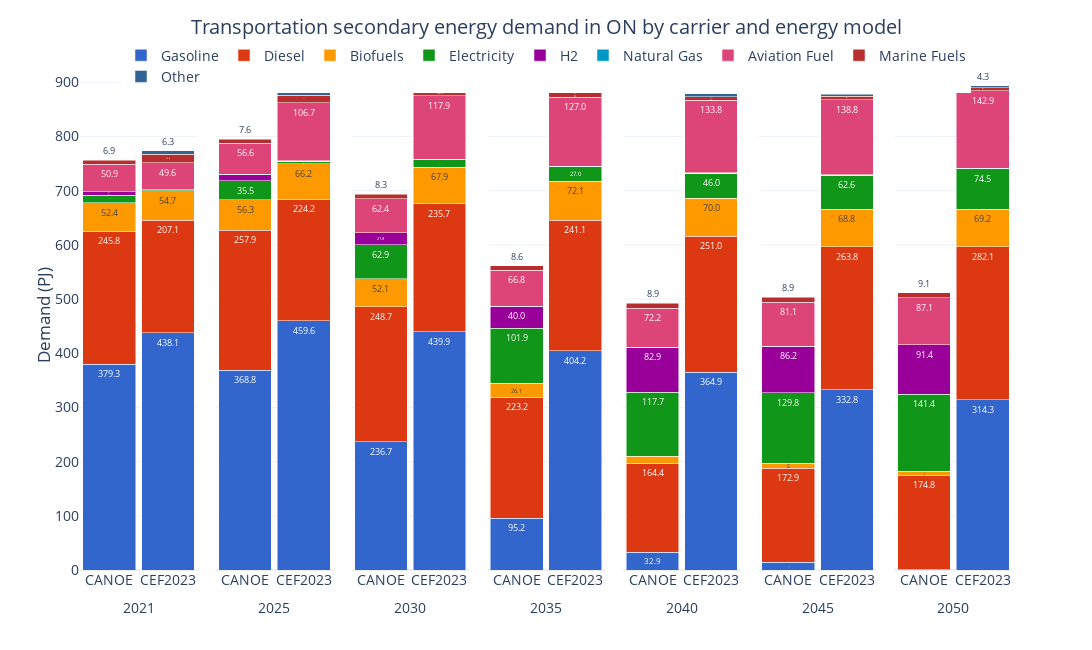

Notebook cell for this chart:
### Code cell
bau23_fig = bau23_demand[(bau23_demand['Sector'] == 'Transportation') & (bau23_demand['Carrier'] != 'Total End-Use')].copy()
ref_fig = ref_trnact[(ref_trnact['Mode'] == 'Fuel use') & (ref_trnact['Carrier'] != 'Other')].copy()
carrier_order = ['Gasoline', 'Diesel', 'Biofuels', 'Electricity', 'H2', 'Natural Gas', 'Aviation Fuel', 'Marine Fuels', 'Other']

bau23_fig['Source'] = 'CEF2023'
ref_fig['Source'] = 'CANOE'
fig_df = pd.concat([ref_fig[['Period', 'Demand (PJ)', 'Carrier', 'Source']], bau23_fig[['Period', 'Demand (PJ)', 'Carrier', 'Source']]])

fig_df['Carrier'] = fig_df['Carrier'].apply(carrier_grouping)
fig_df = fig_df.groupby(['Period', 'Carrier', 'Source'], as_index=False).sum('Demand (PJ)')
fig_df['Carrier'] = pd.Categorical(fig_df['Carrier'], categories=carrier_order, ordered=True)
fig_df = fig_df.sort_values(['Carrier', 'Period'])

fig = px.bar(fig_df, 
             x='Source', 
             y='Demand (PJ)', 
             color='Carrier', 
             barmode='stack', 
             facet_col='Period',
             facet_col_spacing=2E-2,
             template='plotly_white',
             color_discrete_sequence=px.colors.qualitative.G10[:7] + px.colors.qualitative.G10[8:],
             text_auto='.1f',
            #  text='Demand (PJ)_sum'
             width=1150, height=650,
             )

fig.update_layout(title=dict(
        text='Transportation secondary energy demand in ON by carrier and energy model',
        x=0.5, 
        y=0.97,
        xanchor='center',
        yanchor='top'
    ),
    xaxis=dict(title='Period'),
    yaxis=dict(title='Demand (PJ)',
               dtick=100),
    yaxis_title_standoff=0,
    legend_title_text='',
    bargap=0.1,
    legend=dict(
        orientation='h',  
        yanchor='top',
        y=1.04,  
        xanchor='center',
        x=0.5),
    font=dict(
        # family="Open Sans",
        size=14)
    )

for annotation in fig.layout.annotations:
    annotation.text = annotation.text.split('=')[1]
    annotation.y = -0.05  
    annotation.yanchor = 'top' 

for axis in fig.layout:
    if axis.startswith('yaxis'):
        fig.layout[axis].dtick = 100

for axis in fig.layout:
    if axis.startswith('xaxis'):
        fig.layout[axis].title.text = ''

fig.for_each_trace(lambda trace: trace.update(textfont=dict(size=9)))

fig.show()
# fig.write_image("trn_demand.svg", scale=1, engine='kaleido')

### Figure 1 — Plotly figure (JSON) as saved in the notebook; plotly's stock layout.template omitted (floating-point values rounded to 4 significant figures)
{"data": [{"hovertemplate": "Carrier=Gasoline<br>Period=2021<br>Source=%{x}<br>Demand (PJ)=%{y}<extra></extra>", "legendgroup": "Gasoline", "marker": {"color": "#3366CC", "pattern": {"shape": ""}}, "name": "Gasoline", "orientation": "v", "showlegend": true, "textfont": {"size": 9}, "textposition": "auto", "texttemplate": "%{y:.1f}", "type": "bar", "x": ["CANOE", "CEF2023"], "xaxis": "x", "y": [379.3, 438.1], "yaxis": "y"}, {"hovertemplate": "Carrier=Gasoline<br>Period=2025<br>Source=%{x}<br>Demand (PJ)=%{y}<extra></extra>", "legendgroup": "Gasoline", "marker": {"color": "#3366CC", "pattern": {"shape": ""}}, "name": "Gasoline", "orientation": "v", "showlegend": false, "textfont": {"size": 9}, "textposition": "auto", "texttemplate": "%{y:.1f}", "type": "bar", "x": ["CANOE", "CEF2023"], "xaxis": "x2", "y": [368.8, 459.6], "yaxis": "y2"}, {"hovertemplate": "Carrier=Gasoline<br>Period=2030<br>Source=%{x}<br>Demand (PJ)=%{y}<extra></extra>", "legendgroup": "Gasoline", "marker": {"color": "#3366CC", "pattern": {"shape": ""}}, "name": "Gasoline", "orientation": "v", "showlegend": false, "textfont": {"size": 9}, "textposition": "auto", "texttemplate": "%{y:.1f}", "type": "bar", "x": ["CANOE", "CEF2023"], "xaxis": "x3", "y": [236.7, 439.9], "yaxis": "y3"}, {"hovertemplate": "Carrier=Gasoline<br>Period=2035<br>Source=%{x}<br>Demand (PJ)=%{y}<extra></extra>", "legendgroup": "Gasoline", "marker": {"color": "#3366CC", "pattern": {"shape": ""}}, "name": "Gasoline", "orientation": "v", "showlegend": false, "textfont": {"size": 9}, "textposition": "auto", "texttemplate": "%{y:.1f}", "type": "bar", "x": ["CANOE", "CEF2023"], "xaxis": "x4", "y": [95.16, 404.2], "yaxis": "y4"}, {"hovertemplate": "Carrier=Gasoline<br>Period=2040<br>Source=%{x}<br>Demand (PJ)=%{y}<extra></extra>", "legendgroup": "Gasoline", "marker": {"color": "#3366CC", "pattern": {"shape": ""}}, "name": "Gasoline", "orientation": "v", "showlegend": false, "textfont": {"size": 9}, "textposition": "auto", "texttemplate": "%{y:.1f}", "type": "bar", "x": ["CANOE", "CEF2023"], "xaxis": "x5", "y": [32.95, 364.9], "yaxis": "y5"}, {"hovertemplate": "Carrier=Gasoline<br>Period=2045<br>Source=%{x}<br>Demand (PJ)=%{y}<extra></extra>", "legendgroup": "Gasoline", "marker": {"color": "#3366CC", "pattern": {"shape": ""}}, "name": "Gasoline", "orientation": "v", "showlegend": false, "textfont": {"size": 9}, "textposition": "auto", "texttemplate": "%{y:.1f}", "type": "bar", "x": ["CANOE", "CEF2023"], "xaxis": "x6", "y": [14.5, 332.8], "yaxis": "y6"}, {"hovertemplate": "Carrier=Gasoline<br>Period=2050<br>Source=%{x}<br>Demand (PJ)=%{y}<extra></extra>", "legendgroup": "Gasoline", "marker": {"color": "#3366CC", "pattern": {"shape": ""}}, "name": "Gasoline", "orientation": "v", "showlegend": false, "textfont": {"size": 9}, "textposition": "auto", "texttemplate": "%{y:.1f}", "type": "bar", "x": ["CANOE", "CEF2023"], "xaxis": "x7", "y": [0.3673, 314.3], "yaxis": "y7"}, {"hovertemplate": "Carrier=Diesel<br>Period=2021<br>Source=%{x}<br>Demand (PJ)=%{y}<extra></extra>", "legendgroup": "Diesel", "marker": {"color": "#DC3912", "pattern": {"shape": ""}}, "name": "Diesel", "orientation": "v", "showlegend": true, "textfont": {"size": 9}, "textposition": "auto", "texttemplate": "%{y:.1f}", "type": "bar", "x": ["CANOE", "CEF2023"], "xaxis": "x", "y": [245.8, 207.1], "yaxis": "y"}, {"hovertemplate": "Carrier=Diesel<br>Period=2025<br>Source=%{x}<br>Demand (PJ)=%{y}<extra></extra>", "legendgroup": "Diesel", "marker": {"color": "#DC3912", "pattern": {"shape": ""}}, "name": "Diesel", "orientation": "v", "showlegend": false, "textfont": {"size": 9}, "textposition": "auto", "texttemplate": "%{y:.1f}", "type": "bar", "x": ["CANOE", "CEF2023"], "xaxis": "x2", "y": [257.9, 224.2], "yaxis": "y2"}, {"hovertemplate": "Carrier=Diesel<br>Period=2030<br>Source=%{x}<br>Demand (PJ)=%{y}<extra></extra>", "legendgroup": "Diesel", "marker": {"color": "#DC3912", "pattern": {"shape": ""}}, "name": "Diesel", "orientation": "v", "showlegend": false, "textfont": {"size": 9}, "textposition": "auto", "texttemplate": "%{y:.1f}", "type": "bar", "x": ["CANOE", "CEF2023"], "xaxis": "x3", "y": [248.7, 235.7], "yaxis": "y3"}, {"hovertemplate": "Carrier=Diesel<br>Period=2035<br>Source=%{x}<br>Demand (PJ)=%{y}<extra></extra>", "legendgroup": "Diesel", "marker": {"color": "#DC3912", "pattern": {"shape": ""}}, "name": "Diesel", "orientation": "v", "showlegend": false, "textfont": {"size": 9}, "textposition": "auto", "texttemplate": "%{y:.1f}", "type": "bar", "x": ["CANOE", "CEF2023"], "xaxis": "x4", "y": [223.2, 241.1], "yaxis": "y4"}, {"hovertemplate": "Carrier=Diesel<br>Period=2040<br>Source=%{x}<br>Demand (PJ)=%{y}<extra></extra>", "legendgroup": "Diesel", "marker": {"color": "#DC3912", "pattern": {"shape": ""}}, "name": "Diesel", "orientation": "v", "showlegend": false, "textfont": {"size": 9}, "textposition": "auto", "texttemplate": "%{y:.1f}", "type": "bar", "x": ["CANOE", "CEF2023"], "xaxis": "x5", "y": [164.4, 251.0], "yaxis": "y5"}, {"hovertemplate": "Carrier=Diesel<br>Period=2045<br>Source=%{x}<br>Demand (PJ)=%{y}<extra></extra>", "legendgroup": "Diesel", "marker": {"color": "#DC3912", "pattern": {"shape": ""}}, "name": "Diesel", "orientation": "v", "showlegend": false, "textfont": {"size": 9}, "textposition": "auto", "texttemplate": "%{y:.1f}", "type": "bar", "x": ["CANOE", "CEF2023"], "xaxis": "x6", "y": [172.9, 263.8], "yaxis": "y6"}, {"hovertemplate": "Carrier=Diesel<br>Period=2050<br>Source=%{x}<br>Demand (PJ)=%{y}<extra></extra>", "legendgroup": "Diesel", "marker": {"color": "#DC3912", "pattern": {"shape": ""}}, "name": "Diesel", "orientation": "v", "showlegend": false, "textfont": {"size": 9}, "textposition": "auto", "texttemplate": "%{y:.1f}", "type": "bar", "x": ["CANOE", "CEF2023"], "xaxis": "x7", "y": [174.8, 282.1], "yaxis": "y7"}, {"hovertemplate": "Carrier=Biofuels<br>Period=2021<br>Source=%{x}<br>Demand (PJ)=%{y}<extra></extra>", "legendgroup": "Biofuels", "marker": {"color": "#FF9900", "pattern": {"shape": ""}}, "name": "Biofuels", "orientation": "v", "showlegend": true, "textfont": {"size": 9}, "textposition": "auto", "texttemplate": "%{y:.1f}", "type": "bar", "x": ["CANOE", "CEF2023"], "xaxis": "x", "y": [52.39, 54.67], "yaxis": "y"}, {"hovertemplate": "Carrier=Biofuels<br>Period=2025<br>Source=%{x}<br>Demand (PJ)=%{y}<extra></extra>", "legendgroup": "Biofuels", "marker": {"color": "#FF9900", "pattern": {"shape": ""}}, "name": "Biofuels", "orientation": "v", "showlegend": false, "textfont": {"size": 9}, "textposition": "auto", "texttemplate": "%{y:.1f}", "type": "bar", "x": ["CANOE", "CEF2023"], "xaxis": "x2", "y": [56.32, 66.16], "yaxis": "y2"}, {"hovertemplate": "Carrier=Biofuels<br>Period=2030<br>Source=%{x}<br>Demand (PJ)=%{y}<extra></extra>", "legendgroup": "Biofuels", "marker": {"color": "#FF9900", "pattern": {"shape": ""}}, "name": "Biofuels", "orientation": "v", "showlegend": false, "textfont": {"size": 9}, "textposition": "auto", "texttemplate": "%{y:.1f}", "type": "bar", "x": ["CANOE", "CEF2023"], "xaxis": "x3", "y": [52.13, 67.86], "yaxis": "y3"}, {"hovertemplate": "Carrier=Biofuels<br>Period=2035<br>Source=%{x}<br>Demand (PJ)=%{y}<extra></extra>", "legendgroup": "Biofuels", "marker": {"color": "#FF9900", "pattern": {"shape": ""}}, "name": "Biofuels", "orientation": "v", "showlegend": false, "textfont": {"size": 9}, "textposition": "auto", "texttemplate": "%{y:.1f}", "type": "bar", "x": ["CANOE", "CEF2023"], "xaxis": "x4", "y": [26.09, 72.07], "yaxis": "y4"}, {"hovertemplate": "Carrier=Biofuels<br>Period=2040<br>Source=%{x}<br>Demand (PJ)=%{y}<extra></extra>", "legendgroup": "Biofuels", "marker": {"color": "#FF9900", "pattern": {"shape": ""}}, "name": "Biofuels", "orientation": "v", "showlegend": false, "textfont": {"size": 9}, "textposition": "auto", "texttemplate": "%{y:.1f}", "type": "bar", "x": ["CANOE", "CEF2023"], "xaxis": "x5", "y": [12.66, 70.05], "yaxis": "y5"}, {"hovertemplate": "Carrier=Biofuels<br>Period=2045<br>Source=%{x}<br>Demand (PJ)=%{y}<extra></extra>", "legendgroup": "Biofuels", "marker": {"color": "#FF9900", "pattern": {"shape": ""}}, "name": "Biofuels", "orientation": "v", "showlegend": false, "textfont": {"size": 9}, "textposition": "auto", "texttemplate": "%{y:.1f}", "type": "bar", "x": ["CANOE", "CEF2023"], "xaxis": "x6", "y": [9.763, 68.84], "yaxis": "y6"}, {"hovertemplate": "Carrier=Biofuels<br>Period=2050<br>Source=%{x}<br>Demand (PJ)=%{y}<extra></extra>", "legendgroup": "Biofuels", "marker": {"color": "#FF9900", "pattern": {"shape": ""}}, "name": "Biofuels", "orientation": "v", "showlegend": false, "textfont": {"size": 9}, "textposition": "auto", "texttemplate": "%{y:.1f}", "type": "bar", "x": ["CANOE", "CEF2023"], "xaxis": "x7", "y": [7.348, 69.21], "yaxis": "y7"}, {"hovertemplate": "Carrier=Electricity<br>Period=2021<br>Source=%{x}<br>Demand (PJ)=%{y}<extra></extra>", "legendgroup": "Electricity", "marker": {"color": "#109618", "pattern": {"shape": ""}}, "name": "Electricity", "orientation": "v", "showlegend": true, "textfont": {"size": 9}, "textposition": "auto", "texttemplate": "%{y:.1f}", "type": "bar", "x": ["CANOE", "CEF2023"], "xaxis": "x", "y": [14.38, 1.288], "yaxis": "y"}, {"hovertemplate": "Carrier=Electricity<br>Period=2025<br>Source=%{x}<br>Demand (PJ)=%{y}<extra></extra>", "legendgroup": "Electricity", "marker": {"color": "#109618", "pattern": {"shape": ""}}, "name": "Electricity", "orientation": "v", "showlegend": false, "textfont": {"size": 9}, "textposition": "auto", "texttemplate": "%{y:.1f}", "type": "bar", "x": ["CANOE", "CEF2023"], "xaxis": "x2", "y": [35.47, 4.446], "yaxis": "y2"}, {"hovertemplate": "Carrier=Electricity<br>Period=2030<br>Source=%{x}<br>Demand (PJ)=%{y}<extra></extra>", "legendgroup": "Electricity", "marker": {"color": "#109618", "pattern": {"shape": ""}}, "name": "Electricity", "orientation": "v", "showlegend": false, "textfont": {"size": 9}, "textposition": "auto", "texttemplate": "%{y:.1f}", "type": "bar", "x": ["CANOE", "CEF2023"], "xaxis": "x3", "y": [62.93, 13.3], "yaxis": "y3"}, {"hovertemplate": "Carrier=Electricity<br>Period=2035<br>Source=%{x}<br>Demand (PJ)=%{y}<extra></extra>", "legendgroup": "Electricity", "marker": {"color": "#109618", "pattern": {"shape": ""}}, "name": "Electricity", "orientation": "v", "showlegend": false, "textfont": {"size": 9}, "textposition": "auto", "texttemplate": "%{y:.1f}", "type": "bar", "x": ["CANOE", "CEF2023"], "xaxis": "x4", "y": [101.9, 27.01], "yaxis": "y4"}, {"hovertemplate": "Carrier=Electricity<br>Period=2040<br>Source=%{x}<br>Demand (PJ)=%{y}<extra></extra>", "legendgroup": "Electricity", "marker": {"color": "#109618", "pattern": {"shape": ""}}, "name": "Electricity", "orientation": "v", "showlegend": false, "textfont": {"size": 9}, "textposition": "auto", "texttemplate": "%{y:.1f}", "type": "bar", "x": ["CANOE", "CEF2023"], "xaxis": "x5", "y": [117.7, 46.04], "yaxis": "y5"}, {"hovertemplate": "Carrier=Electricity<br>Period=2045<br>Source=%{x}<br>Demand (PJ)=%{y}<extra></extra>", "legendgroup": "Electricity", "marker": {"color": "#109618", "pattern": {"shape": ""}}, "name": "Electricity", "orientation": "v", "showlegend": false, "textfont": {"size": 9}, "textposition": "auto", "texttemplate": "%{y:.1f}", "type": "bar", "x": ["CANOE", "CEF2023"], "xaxis": "x6", "y": [129.8, 62.58], "yaxis": "y6"}, {"hovertemplate": "Carrier=Electricity<br>Period=2050<br>Source=%{x}<br>Demand (PJ)=%{y}<extra></extra>", "legendgroup": "Electricity", "marker": {"color": "#109618", "pattern": {"shape": ""}}, "name": "Electricity", "orientation": "v", "showlegend": false, "textfont": {"size": 9}, "textposition": "auto", "texttemplate": "%{y:.1f}", "type": "bar", "x": ["CANOE", "CEF2023"], "xaxis": "x7", "y": [141.4, 74.53], "yaxis": "y7"}, {"hovertemplate": "Carrier=H2<br>Period=2021<br>Source=%{x}<br>Demand (PJ)=%{y}<extra></extra>", "legendgroup": "H2", "marker": {"color": "#990099", "pattern": {"shape": ""}}, "name": "H2", "orientation": "v", "showlegend": true, "textfont": {"size": 9}, "textposition": "auto", "texttemplate": "%{y:.1f}", "type": "bar", "x": ["CANOE", "CEF2023"], "xaxis": "x", "y": [5.862, 0.0001], "yaxis": "y"}, {"hovertemplate": "Carrier=H2<br>Period=2025<br>Source=%{x}<br>Demand (PJ)=%{y}<extra></extra>", "legendgroup": "H2", "marker": {"color": "#990099", "pattern": {"shape": ""}}, "name": "H2", "orientation": "v", "showlegend": false, "textfont": {"size": 9}, "textposition": "auto", "texttemplate": "%{y:.1f}", "type": "bar", "x": ["CANOE", "CEF2023"], "xaxis": "x2", "y": [11.93, 0.0001], "yaxis": "y2"}, {"hovertemplate": "Carrier=H2<br>Period=2030<br>Source=%{x}<br>Demand (PJ)=%{y}<extra></extra>", "legendgroup": "H2", "marker": {"color": "#990099", "pattern": {"shape": ""}}, "name": "H2", "orientation": "v", "showlegend": false, "textfont": {"size": 9}, "textposition": "auto", "texttemplate": "%{y:.1f}", "type": "bar", "x": ["CANOE", "CEF2023"], "xaxis": "x3", "y": [21.83, 0.0001], "yaxis": "y3"}, {"hovertemplate": "Carrier=H2<br>Period=2035<br>Source=%{x}<br>Demand (PJ)=%{y}<extra></extra>", "legendgroup": "H2", "marker": {"color": "#990099", "pattern": {"shape": ""}}, "name": "H2", "orientation": "v", "showlegend": false, "textfont": {"size": 9}, "textposition": "auto", "texttemplate": "%{y:.1f}", "type": "bar", "x": ["CANOE", "CEF2023"], "xaxis": "x4", "y": [39.95, 0.0001], "yaxis": "y4"}, {"hovertemplate": "Carrier=H2<br>Period=2040<br>Source=%{x}<br>Demand (PJ)=%{y}<extra></extra>", "legendgroup": "H2", "marker": {"color": "#990099", "pattern": {"shape": ""}}, "name": "H2", "orientation": "v", "showlegend": false, "textfont": {"size": 9}, "textposition": "auto", "texttemplate": "%{y:.1f}", "type": "bar", "x": ["CANOE", "CEF2023"], "xaxis": "x5", "y": [82.93, 0.0001], "yaxis": "y5"}, {"hovertemplate": "Carrier=H2<br>Period=2045<br>Source=%{x}<br>Demand (PJ)=%{y}<extra></extra>", "legendgroup": "H2", "marker": {"color": "#990099", "pattern": {"shape": ""}}, "name": "H2", "orientation": "v", "showlegend": false, "textfont": {"size": 9}, "textposition": "auto", "texttemplate": "%{y:.1f}", "type": "bar", "x": ["CANOE", "CEF2023"], "xaxis": "x6", "y": [86.2, 0.0001], "yaxis": "y6"}, {"hovertemplate": "Carrier=H2<br>Period=2050<br>Source=%{x}<br>Demand (PJ)=%{y}<extra></extra>", "legendgroup": "H2", "marker": {"color": "#990099", "pattern": {"shape": ""}}, "name": "H2", "orientation": "v", "showlegend": false, "textfont": {"size": 9}, "textposition": "auto", "texttemplate": "%{y:.1f}", "type": "bar", "x": ["CANOE", "CEF2023"], "xaxis": "x7", "y": [91.42, 0.0001], "yaxis": "y7"}, {"hovertemplate": "Carrier=Natural Gas<br>Period=2021<br>Source=%{x}<br>Demand (PJ)=%{y}<extra></extra>", "legendgroup": "Natural Gas", "marker": {"color": "#0099C6", "pattern": {"shape": ""}}, "name": "Natural Gas", "orientation": "v", "showlegend": true, "textfont": {"size": 9}, "textposition": "auto", "texttemplate": "%{y:.1f}", "type": "bar", "x": ["CANOE", "CEF2023"], "xaxis": "x", "y": [0.2075, 0.6612], "yaxis": "y"}, {"hovertemplate": "Carrier=Natural Gas<br>Period=2025<br>Source=%{x}<br>Demand (PJ)=%{y}<extra></extra>", "legendgroup": "Natural Gas", "marker": {"color": "#0099C6", "pattern": {"shape": ""}}, "name": "Natural Gas", "orientation": "v", "showlegend": false, "textfont": {"size": 9}, "textposition": "auto", "texttemplate": "%{y:.1f}", "type": "bar", "x": ["CANOE", "CEF2023"], "xaxis": "x2", "y": [0.2129, 0.7773], "yaxis": "y2"}, {"hovertemplate": "Carrier=Natural Gas<br>Period=2030<br>Source=%{x}<br>Demand (PJ)=%{y}<extra></extra>", "legendgroup": "Natural Gas", "marker": {"color": "#0099C6", "pattern": {"shape": ""}}, "name": "Natural Gas", "orientation": "v", "showlegend": false, "textfont": {"size": 9}, "textposition": "auto", "texttemplate": "%{y:.1f}", "type": "bar", "x": ["CANOE", "CEF2023"], "xaxis": "x3", "y": [0.09329, 0.8382], "yaxis": "y3"}, {"hovertemplate": "Carrier=Natural Gas<br>Period=2035<br>Source=%{x}<br>Demand (PJ)=%{y}<extra></extra>", "legendgroup": "Natural Gas", "marker": {"color": "#0099C6", "pattern": {"shape": ""}}, "name": "Natural Gas", "orientation": "v", "showlegend": false, "textfont": {"size": 9}, "textposition": "auto", "texttemplate": "%{y:.1f}", "type": "bar", "x": ["CANOE", "CEF2023"], "xaxis": "x4", "y": [0.0, 0.8741], "yaxis": "y4"}, {"hovertemplate": "Carrier=Natural Gas<br>Period=2040<br>Source=%{x}<br>Demand (PJ)=%{y}<extra></extra>", "legendgroup": "Natural Gas", "marker": {"color": "#0099C6", "pattern": {"shape": ""}}, "name": "Natural Gas", "orientation": "v", "showlegend": false, "textfont": {"size": 9}, "textposition": "auto", "texttemplate": "%{y:.1f}", "type": "bar", "x": ["CANOE", "CEF2023"], "xaxis": "x5", "y": [0.0, 0.8821], "yaxis": "y5"}, {"hovertemplate": "Carrier=Natural Gas<br>Period=2045<br>Source=%{x}<br>Demand (PJ)=%{y}<extra></extra>", "legendgroup": "Natural Gas", "marker": {"color": "#0099C6", "pattern": {"shape": ""}}, "name": "Natural Gas", "orientation": "v", "showlegend": false, "textfont": {"size": 9}, "textposition": "auto", "texttemplate": "%{y:.1f}", "type": "bar", "x": ["CANOE", "CEF2023"], "xaxis": "x6", "y": [0.0, 0.883], "yaxis": "y6"}, {"hovertemplate": "Carrier=Natural Gas<br>Period=2050<br>Source=%{x}<br>Demand (PJ)=%{y}<extra></extra>", "legendgroup": "Natural Gas", "marker": {"color": "#0099C6", "pattern": {"shape": ""}}, "name": "Natural Gas", "orientation": "v", "showlegend": false, "textfont": {"size": 9}, "textposition": "auto", "texttemplate": "%{y:.1f}", "type": "bar", "x": ["CANOE", "CEF2023"], "xaxis": "x7", "y": [0.0, 0.8844], "yaxis": "y7"}, {"hovertemplate": "Carrier=Aviation Fuel<br>Period=2021<br>Source=%{x}<br>Demand (PJ)=%{y}<extra></extra>", "legendgroup": "Aviation Fuel", "marker": {"color": "#DD4477", "pattern": {"shape": ""}}, "name": "Aviation Fuel", "orientation": "v", "showlegend": true, "textfont": {"size": 9}, "textposition": "auto", "texttemplate": "%{y:.1f}", "type": "bar", "x": ["CANOE", "CEF2023"], "xaxis": "x", "y": [50.89, 49.62], "yaxis": "y"}, {"hovertemplate": "Carrier=Aviation Fuel<br>Period=2025<br>Source=%{x}<br>Demand (PJ)=%{y}<extra></extra>", "legendgroup": "Aviation Fuel", "marker": {"color": "#DD4477", "pattern": {"shape": ""}}, "name": "Aviation Fuel", "orientation": "v", "showlegend": false, "textfont": {"size": 9}, "textposition": "auto", "texttemplate": "%{y:.1f}", "type": "bar", "x": ["CANOE", "CEF2023"], "xaxis": "x2", "y": [56.56, 106.7], "yaxis": "y2"}, {"hovertemplate": "Carrier=Aviation Fuel<br>Period=2030<br>Source=%{x}<br>Demand (PJ)=%{y}<extra></extra>", "legendgroup": "Aviation Fuel", "marker": {"color": "#DD4477", "pattern": {"shape": ""}}, "name": "Aviation Fuel", "orientation": "v", "showlegend": false, "textfont": {"size": 9}, "textposition": "auto", "texttemplate": "%{y:.1f}", "type": "bar", "x": ["CANOE", "CEF2023"], "xaxis": "x3", "y": [62.36, 117.9], "yaxis": "y3"}, {"hovertemplate": "Carrier=Aviation Fuel<br>Period=2035<br>Source=%{x}<br>Demand (PJ)=%{y}<extra></extra>", "legendgroup": "Aviation Fuel", "marker": {"color": "#DD4477", "pattern": {"shape": ""}}, "name": "Aviation Fuel", "orientation": "v", "showlegend": false, "textfont": {"size": 9}, "textposition": "auto", "texttemplate": "%{y:.1f}", "type": "bar", "x": ["CANOE", "CEF2023"], "xaxis": "x4", "y": [66.83, 127.0], "yaxis": "y4"}, {"hovertemplate": "Carrier=Aviation Fuel<br>Period=2040<br>Source=%{x}<br>Demand (PJ)=%{y}<extra></extra>", "legendgroup": "Aviation Fuel", "marker": {"color": "#DD4477", "pattern": {"shape": ""}}, "name": "Aviation Fuel", "orientation": "v", "showlegend": false, "textfont": {"size": 9}, "textposition": "auto", "texttemplate": "%{y:.1f}", "type": "bar", "x": ["CANOE", "CEF2023"], "xaxis": "x5", "y": [72.21, 133.8], "yaxis": "y5"}, {"hovertemplate": "Carrier=Aviation Fuel<br>Period=2045<br>Source=%{x}<br>Demand (PJ)=%{y}<extra></extra>", "legendgroup": "Aviation Fuel", "marker": {"color": "#DD4477", "pattern": {"shape": ""}}, "name": "Aviation Fuel", "orientation": "v", "showlegend": false, "textfont": {"size": 9}, "textposition": "auto", "texttemplate": "%{y:.1f}", "type": "bar", "x": ["CANOE", "CEF2023"], "xaxis": "x6", "y": [81.08, 138.8], "yaxis": "y6"}, {"hovertemplate": "Carrier=Aviation Fuel<br>Period=2050<br>Source=%{x}<br>Demand (PJ)=%{y}<extra></extra>", "legendgroup": "Aviation Fuel", "marker": {"color": "#DD4477", "pattern": {"shape": ""}}, "name": "Aviation Fuel", "orientation": "v", "showlegend": false, "textfont": {"size": 9}, "textposition": "auto", "texttemplate": "%{y:.1f}", "type": "bar", "x": ["CANOE", "CEF2023"], "xaxis": "x7", "y": [87.08, 142.9], "yaxis": "y7"}, {"hovertemplate": "Carrier=Marine Fuels<br>Period=2021<br>Source=%{x}<br>Demand (PJ)=%{y}<extra></extra>", "legendgroup": "Marine Fuels", "marker": {"color": "#B82E2E", "pattern": {"shape": ""}}, "name": "Marine Fuels", "orientation": "v", "showlegend": true, "textfont": {"size": 9}, "textposition": "auto", "texttemplate": "%{y:.1f}", "type": "bar", "x": ["CANOE", "CEF2023"], "xaxis": "x", "y": [6.853, 15.95], "yaxis": "y"}, {"hovertemplate": "Carrier=Marine Fuels<br>Period=2025<br>Source=%{x}<br>Demand (PJ)=%{y}<extra></extra>", "legendgroup": "Marine Fuels", "marker": {"color": "#B82E2E", "pattern": {"shape": ""}}, "name": "Marine Fuels", "orientation": "v", "showlegend": false, "textfont": {"size": 9}, "textposition": "auto", "texttemplate": "%{y:.1f}", "type": "bar", "x": ["CANOE", "CEF2023"], "xaxis": "x2", "y": [7.579, 14.03], "yaxis": "y2"}, {"hovertemplate": "Carrier=Marine Fuels<br>Period=2030<br>Source=%{x}<br>Demand (PJ)=%{y}<extra></extra>", "legendgroup": "Marine Fuels", "marker": {"color": "#B82E2E", "pattern": {"shape": ""}}, "name": "Marine Fuels", "orientation": "v", "showlegend": false, "textfont": {"size": 9}, "textposition": "auto", "texttemplate": "%{y:.1f}", "type": "bar", "x": ["CANOE", "CEF2023"], "xaxis": "x3", "y": [8.3, 10.86], "yaxis": "y3"}, {"hovertemplate": "Carrier=Marine Fuels<br>Period=2035<br>Source=%{x}<br>Demand (PJ)=%{y}<extra></extra>", "legendgroup": "Marine Fuels", "marker": {"color": "#B82E2E", "pattern": {"shape": ""}}, "name": "Marine Fuels", "orientation": "v", "showlegend": false, "textfont": {"size": 9}, "textposition": "auto", "texttemplate": "%{y:.1f}", "type": "bar", "x": ["CANOE", "CEF2023"], "xaxis": "x4", "y": [8.559, 8.401], "yaxis": "y4"}, {"hovertemplate": "Carrier=Marine Fuels<br>Period=2040<br>Source=%{x}<br>Demand (PJ)=%{y}<extra></extra>", "legendgroup": "Marine Fuels", "marker": {"color": "#B82E2E", "pattern": {"shape": ""}}, "name": "Marine Fuels", "orientation": "v", "showlegend": false, "textfont": {"size": 9}, "textposition": "auto", "texttemplate": "%{y:.1f}", "type": "bar", "x": ["CANOE", "CEF2023"], "xaxis": "x5", "y": [8.896, 6.861], "yaxis": "y5"}, {"hovertemplate": "Carrier=Marine Fuels<br>Period=2045<br>Source=%{x}<br>Demand (PJ)=%{y}<extra></extra>", "legendgroup": "Marine Fuels", "marker": {"color": "#B82E2E", "pattern": {"shape": ""}}, "name": "Marine Fuels", "orientation": "v", "showlegend": false, "textfont": {"size": 9}, "textposition": "auto", "texttemplate": "%{y:.1f}", "type": "bar", "x": ["CANOE", "CEF2023"], "xaxis": "x6", "y": [8.894, 6.019], "yaxis": "y6"}, {"hovertemplate": "Carrier=Marine Fuels<br>Period=2050<br>Source=%{x}<br>Demand (PJ)=%{y}<extra></extra>", "legendgroup": "Marine Fuels", "marker": {"color": "#B82E2E", "pattern": {"shape": ""}}, "name": "Marine Fuels", "orientation": "v", "showlegend": false, "textfont": {"size": 9}, "textposition": "auto", "texttemplate": "%{y:.1f}", "type": "bar", "x": ["CANOE", "CEF2023"], "xaxis": "x7", "y": [9.072, 5.71], "yaxis": "y7"}, {"hovertemplate": "Carrier=Other<br>Period=2021<br>Source=%{x}<br>Demand (PJ)=%{y}<extra></extra>", "legendgroup": "Other", "marker": {"color": "#316395", "pattern": {"shape": ""}}, "name": "Other", "orientation": "v", "showlegend": true, "textfont": {"size": 9}, "textposition": "auto", "texttemplate": "%{y:.1f}", "type": "bar", "x": ["CEF2023"], "xaxis": "x", "y": [6.262], "yaxis": "y"}, {"hovertemplate": "Carrier=Other<br>Period=2025<br>Source=%{x}<br>Demand (PJ)=%{y}<extra></extra>", "legendgroup": "Other", "marker": {"color": "#316395", "pattern": {"shape": ""}}, "name": "Other", "orientation": "v", "showlegend": false, "textfont": {"size": 9}, "textposition": "auto", "texttemplate": "%{y:.1f}", "type": "bar", "x": ["CEF2023"], "xaxis": "x2", "y": [6.124], "yaxis": "y2"}, {"hovertemplate": "Carrier=Other<br>Period=2030<br>Source=%{x}<br>Demand (PJ)=%{y}<extra></extra>", "legendgroup": "Other", "marker": {"color": "#316395", "pattern": {"shape": ""}}, "name": "Other", "orientation": "v", "showlegend": false, "textfont": {"size": 9}, "textposition": "auto", "texttemplate": "%{y:.1f}", "type": "bar", "x": ["CEF2023"], "xaxis": "x3", "y": [5.674], "yaxis": "y3"}, {"hovertemplate": "Carrier=Other<br>Period=2035<br>Source=%{x}<br>Demand (PJ)=%{y}<extra></extra>", "legendgroup": "Other", "marker": {"color": "#316395", "pattern": {"shape": ""}}, "name": "Other", "orientation": "v", "showlegend": false, "textfont": {"size": 9}, "textposition": "auto", "texttemplate": "%{y:.1f}", "type": "bar", "x": ["CEF2023"], "xaxis": "x4", "y": [5.25], "yaxis": "y4"}, {"hovertemplate": "Carrier=Other<br>Period=2040<br>Source=%{x}<br>Demand (PJ)=%{y}<extra></extra>", "legendgroup": "Other", "marker": {"color": "#316395", "pattern": {"shape": ""}}, "name": "Other", "orientation": "v", "showlegend": false, "textfont": {"size": 9}, "textposition": "auto", "texttemplate": "%{y:.1f}", "type": "bar", "x": ["CEF2023"], "xaxis": "x5", "y": [4.829], "yaxis": "y5"}, {"hovertemplate": "Carrier=Other<br>Period=2045<br>Source=%{x}<br>Demand (PJ)=%{y}<extra></extra>", "legendgroup": "Other", "marker": {"color": "#316395", "pattern": {"shape": ""}}, "name": "Other", "orientation": "v", "showlegend": false, "textfont": {"size": 9}, "textposition": "auto", "texttemplate": "%{y:.1f}", "type": "bar", "x": ["CEF2023"], "xaxis": "x6", "y": [4.507], "yaxis": "y6"}, {"hovertemplate": "Carrier=Other<br>Period=2050<br>Source=%{x}<br>Demand (PJ)=%{y}<extra></extra>", "legendgroup": "Other", "marker": {"color": "#316395", "pattern": {"shape": ""}}, "name": "Other", "orientation": "v", "showlegend": false, "textfont": {"size": 9}, "textposition": "auto", "texttemplate": "%{y:.1f}", "type": "bar", "x": ["CEF2023"], "xaxis": "x7", "y": [4.318], "yaxis": "y7"}], "layout": {"annotations": [{"font": {}, "showarrow": false, "text": "2021", "x": 0.06286, "xanchor": "center", "xref": "paper", "y": -0.05, "yanchor": "top", "yref": "paper"}, {"font": {}, "showarrow": false, "text": "2025", "x": 0.2086, "xanchor": "center", "xref": "paper", "y": -0.05, "yanchor": "top", "yref": "paper"}, {"font": {}, "showarrow": false, "text": "2030", "x": 0.3543, "xanchor": "center", "xref": "paper", "y": -0.05, "yanchor": "top", "yref": "paper"}, {"font": {}, "showarrow": false, "text": "2035", "x": 0.5, "xanchor": "center", "xref": "paper", "y": -0.05, "yanchor": "top", "yref": "paper"}, {"font": {}, "showarrow": false, "text": "2040", "x": 0.6457, "xanchor": "center", "xref": "paper", "y": -0.05, "yanchor": "top", "yref": "paper"}, {"font": {}, "showarrow": false, "text": "2045", "x": 0.7914, "xanchor": "center", "xref": "paper", "y": -0.05, "yanchor": "top", "yref": "paper"}, {"font": {}, "showarrow": false, "text": "2050", "x": 0.9371, "xanchor": "center", "xref": "paper", "y": -0.05, "yanchor": "top", "yref": "paper"}], "bargap": 0.1, "barmode": "stack", "font": {"size": 14}, "height": 650, "legend": {"orientation": "h", "title": {"text": ""}, "tracegroupgap": 0, "x": 0.5, "xanchor": "center", "y": 1.04, "yanchor": "top"}, "margin": {"t": 60}, "title": {"text": "Transportation secondary energy demand in ON by carrier and energy model", "x": 0.5, "xanchor": "center", "y": 0.97, "yanchor": "top"}, "width": 1150, "xaxis": {"anchor": "y", "domain": [0, 0.1257], "title": {"text": ""}}, "xaxis2": {"anchor": "y2", "domain": [0.1457, 0.2714], "matches": "x", "title": {"text": ""}}, "xaxis3": {"anchor": "y3", "domain": [0.2914, 0.4171], "matches": "x", "title": {"text": ""}}, "xaxis4": {"anchor": "y4", "domain": [0.4371, 0.5629], "matches": "x", "title": {"text": ""}}, "xaxis5": {"anchor": "y5", "domain": [0.5829, 0.7086], "matches": "x", "title": {"text": ""}}, "xaxis6": {"anchor": "y6", "domain": [0.7286, 0.8543], "matches": "x", "title": {"text": ""}}, "xaxis7": {"anchor": "y7", "domain": [0.8743, 1.0], "matches": "x", "title": {"text": ""}}, "yaxis": {"anchor": "x", "domain": [0, 1], "dtick": 100, "title": {"standoff": 0, "text": "Demand (PJ)"}}, "yaxis2": {"anchor": "x2", "domain": [0, 1], "dtick": 100, "matches": "y", "showticklabels": false}, "yaxis3": {"anchor": "x3", "domain": [0, 1], "dtick": 100, "matches": "y", "showticklabels": false}, "yaxis4": {"anchor": "x4", "domain": [0, 1], "dtick": 100, "matches": "y", "showticklabels": false}, "yaxis5": {"anchor": "x5", "domain": [0, 1], "dtick": 100, "matches": "y", "showticklabels": false}, "yaxis6": {"anchor": "x6", "domain": [0, 1], "dtick": 100, "matches": "y", "showticklabels": false}, "yaxis7": {"anchor": "x7", "domain": [0, 1], "dtick": 100, "matches": "y", "showticklabels": false}}}
